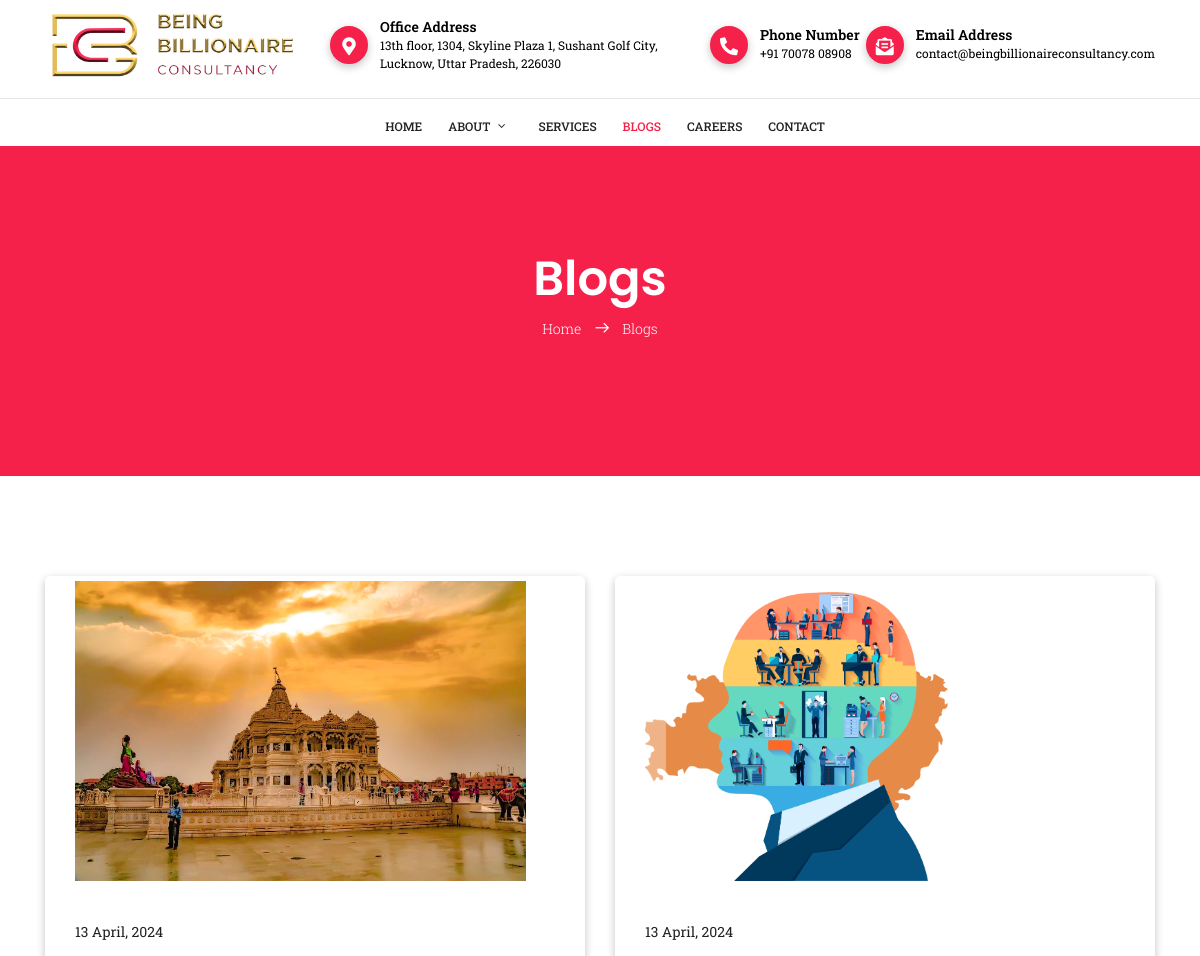
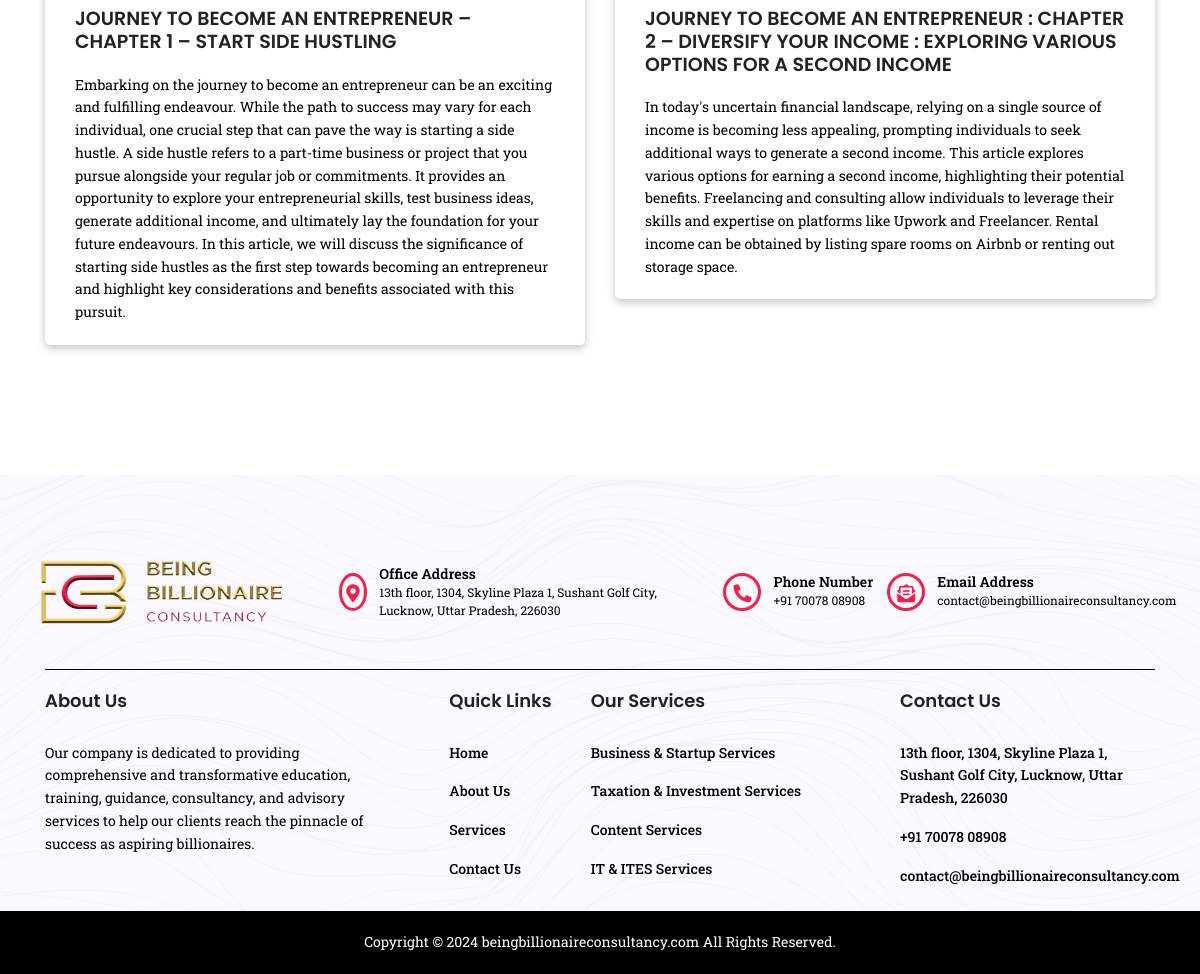
Screenshot of /blogs with the database file from the repository (2 pictures, top to bottom).
### tables this page shows
CREATE TABLE `tbl_blog` (
  `id` int(11) NOT NULL,
  `gallery_images` text DEFAULT NULL,
  `gallery_thumbnail` varchar(255) NOT NULL,
  `gallery_title` varchar(255) NOT NULL,
  `gallery_description` text NOT NULL,
  `uploaded_date` varchar(200) DEFAULT NULL,
  `url` varchar(200) DEFAULT NULL,
  `status` varchar(255) NOT NULL,
  `created_at` timestamp NOT NULL DEFAULT current_timestamp()
);

### application/controllers/BbcWebsite.php (called while the page is built, shortened)
<?php
class BbcWebsite extends CI_Controller
{
    public function blogs()
    {
        $data['title'] = 'BBC | Blogs';
        $blog_data = $this->db->where('status', 'Published')->get('tbl_blog')->result();
        $data['blogdata'] = $blog_data;
        $this->load->view('website/blogs', $data);
    }
}

### index.php (called while the page is built, shortened)
<?php
require_once BASEPATH.'core/CodeIgniter.php';

### application/views/website/blogs.php (the view)
<?php include 'header.php';?>
<section class="banner-area relative" id="home">
    <div class="overlay overlay-bg"></div>
    <div class="container">
        <div class="row d-flex align-items-center justify-content-center">
            <div class="about-content col-lg-12">
                <h1 class="text-white">
                    Blogs
                </h1>
                <p class="text-white link-nav"><a href="index">Home </a> <span class="lnr lnr-arrow-right"></span> <a href="blog-home"> Blogs</a></p>
            </div>
        </div>
    </div>
</section>
<section class="blog-posts-area section-gap">
    <div class="container">
        <div class="row">
            <div class="col-lg-12 post-list blog-post-list">
                <div class="row">
                    <?php foreach($blogdata as $blog){
                            $uploaded_date = new DateTime($blog->uploaded_date);
                            $formatted_date = $uploaded_date->format('j F, Y');
                            $blog->formatted_date = $formatted_date;
                        ?>
                    <div class="col-md-6">
                        <div class="single-post">
                            <img class="img-fluid d-block m-auto" src="<?= base_url('uploads/'.$blog->gallery_thumbnail)?>" style="height:300px;" alt="">
                            <ul class="tags">
                                <li><a href="#">  <?php echo $blog->formatted_date;?> </a></li>
                            </ul>
                            <a href="https://www.linkedin.com/pulse/journey-become-entreprenuer-chapter-1-start-side-hustling-kumar/?trackingId=5kmVmL3fR%2B29ky7fbctcOw%3D%3D" target="_blank">
                                <h1>
                                    <?php echo $blog->gallery_title;?>
                                </h1>
                            </a>
                            <p> <?php echo $blog->gallery_description;?></p>
                        </div>
                    </div>
                    <?php }?>
                </div>
            </div>
        </div>
</section>
<?php include 'footer.php';?>

### websiteassets/css/main.css (style rules this page uses)
body { color: #000000; font-family: 'Roboto Slab', sans-serif; font-size: 14px; font-weight: 400; line-height: 1.625em; position: relative; }
ol, ul { margin: 0; padding: 0; list-style: none; }
a { -webkit-transition: all 0.3s ease 0s; -moz-transition: all 0.3s ease 0s; -o-transition: all 0.3s ease 0s; transition: all 0.3s ease 0s; }
a, a:focus, a:hover { text-decoration: none; outline: 0; }
h1, h2, h3, h4, h5, h6 { font-family: "Poppins", sans-serif; color: #222222; line-height: 1.2em !important; margin-bottom: 0; margin-top: 0; font-weight: 600; }
h1, .h1 { font-size: 36px; }
.text-white { color: #fff; }
.relative { position: relative; }
.overlay { position: absolute; left: 0; right: 0; top: 0; bottom: 0; }
h1 { font-size: 36px; }
h1, h2, h3, h4, h5, h6 { line-height: 1.5em; }
.section-gap { padding: 100px 0; }
.banner-area { background-color: #f6214b; }
.link-nav { margin-top: 10px; }
.about-content { margin-top: 130px; padding: 120px 0px; text-align: center; }
.about-content h1 { font-size: 48px; font-weight: 600; }
.about-content a { color: #fff; font-weight: 300; font-size: 14px; }
.about-content .lnr { margin: 0px 10px; font-weight: 600; }
.blog-post-list .single-post { background: transparent; padding: 5px 30px; box-shadow: rgba(0, 0, 0, 0.24) 0px 3px 8px; border-radius: 5px; }
.single-post { margin-bottom: 30px; }
.single-post .tags { margin-top: 40px; }
.single-post .tags li { display: inline-block; }
.single-post .tags li a { color: #222; }
.single-post h1 { margin-top: 20px; margin-bottom: 20px; font-size: 19px; }

### application/views/website/header.php (style rules this page uses)
.d-block { display: block; }

### rows the page displays
tbl_blog: gallery_thumbnail (picture), uploaded_date "13 April, 2024", gallery_title "JOURNEY TO BECOME AN ENTREPRENEUR – CHAPTER 1 – START SIDE HUSTLING", gallery_description "Embarking on the journey to become an entrepreneur can be an exciting and fulfilling endeavour. While the path to success may vary for each individual, one crucial step that can pave the way is starting a side hustle. A side hustle refers to a part-time business or project that you pursue alongside your regular job or commitments. It provides an opportunity to explore your entrepreneurial skills, test business ideas, generate additional income, and ultimately lay the foundation for your future endeavours. In this article, we will discuss the significance of starting side hustles as the first step towards becoming an entrepreneur and highlight key considerations and benefits associated with…"
tbl_blog: gallery_thumbnail (picture), uploaded_date "13 April, 2024", gallery_title "JOURNEY TO BECOME AN ENTREPRENEUR : CHAPTER 2 – DIVERSIFY YOUR INCOME : EXPLORING VARIOUS OPTIONS FOR A SECOND INCOME", gallery_description "In today's uncertain financial landscape, relying on a single source of income is becoming less appealing, prompting individuals to seek additional ways to generate a second income. This article explores various options for earning a second income, highlighting their potential benefits. Freelancing and consulting allow individuals to leverage their skills and expertise on platforms like Upwork and Freelancer. Rental income can be obtained by listing spare rooms on Airbnb or renting out storage space."
